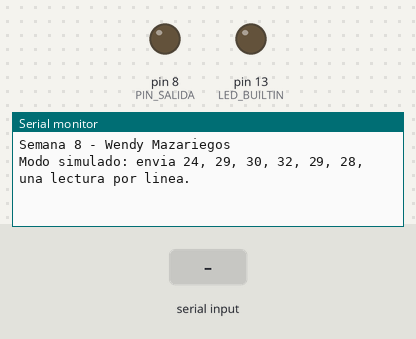
Simulated run of this sketch. Board: Arduino Uno, built with avr-gcc and run on an emulated ATmega328P. On the bench: output pins drawn as LEDs (lit = HIGH), the last lines printed to the serial monitor. The inputs (shaded band) are chosen by the test bench.

Above: at 1.2 s.
1.3 s: "1\n" received over Serial
At 1.7 s:
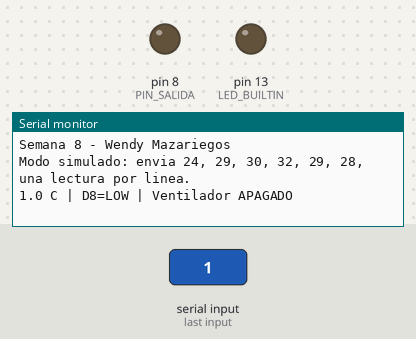
2.8 s: byte 10 ('\n') received over Serial
At 4.0 s:
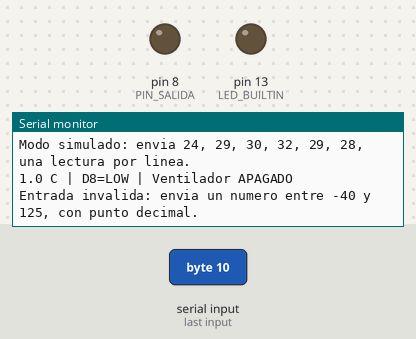

Measured:
- after the input at 1.3 s, the serial monitor: prints a new line at once (image 1)
- after the input at 2.8 s, the serial monitor: prints a new line at once (image 2)

The sketch:

ventilador_edge.ino
```cpp
/*
  Semana 8: Automatización y Edge
  Responsable del material: Wendy Mazariegos
  Placa: Arduino Uno R3 (5 V).
  Por defecto recibe temperaturas simuladas por el Monitor serie.
  Para leer un TMP36 conectado a A0, cambia USAR_TMP36 a true.
  No requiere red, nube ni librerías adicionales.
*/
#include <Arduino.h>
#include <stdlib.h>
#include <math.h>

const bool USAR_TMP36 = false;
const byte PIN_SENSOR = A0;
const byte PIN_SALIDA = 8;  // HIGH activa un módulo de salida compatible.
const float TEMPERATURA_ENCENDIDO = 30.0;
const float TEMPERATURA_APAGADO = 28.0;
const float REFERENCIA_ADC = 5.0; // Valor nominal del Uno R3; ajustar si se calibra.
bool ventiladorEncendido = false;
char entrada[24];
byte longitud = 0;
bool entradaDemasiadoLarga = false;
unsigned long ultimaLectura = 0;

void procesarTemperatura(float temperatura) {
  if (temperatura >= TEMPERATURA_ENCENDIDO) {
    ventiladorEncendido = true;
  } else if (temperatura <= TEMPERATURA_APAGADO) {
    ventiladorEncendido = false;
  }
  // En el intervalo abierto (28, 30) se conserva el estado anterior.
  digitalWrite(PIN_SALIDA, ventiladorEncendido ? HIGH : LOW);
  digitalWrite(LED_BUILTIN, ventiladorEncendido ? HIGH : LOW);
  Serial.print(temperatura, 1);
  Serial.print(F(" C | D8="));
  Serial.print(ventiladorEncendido ? F("HIGH") : F("LOW"));
  Serial.println(ventiladorEncendido ? F(" | Ventilador ENCENDIDO") : F(" | Ventilador APAGADO"));
}

void leerMonitorSerie() {
  while (Serial.available() > 0) {
    char c = Serial.read();
    if (c == '\r') continue;
    if (c == '\n') {
      entrada[longitud] = '\0';
      char *fin;
      float temperatura = strtod(entrada, &fin);
      if (!entradaDemasiadoLarga && fin != entrada && *fin == '\0' &&
          isfinite(temperatura) && temperatura >= -40 && temperatura <= 125) {
        procesarTemperatura(temperatura);
      } else {
        Serial.println(F("Entrada invalida: envia un numero entre -40 y 125, con punto decimal."));
      }
      longitud = 0;
      entradaDemasiadoLarga = false;
    } else if (longitud < sizeof(entrada) - 1) {
      entrada[longitud++] = c;
    } else {
      entradaDemasiadoLarga = true;
    }
  }
}

void setup() {
  digitalWrite(PIN_SALIDA, LOW);
  pinMode(PIN_SALIDA, OUTPUT);
  pinMode(LED_BUILTIN, OUTPUT);
  digitalWrite(LED_BUILTIN, LOW);
  Serial.begin(9600);
  Serial.println(F("Semana 8 - Wendy Mazariegos"));
  Serial.println(USAR_TMP36 ? F("Modo sensor TMP36 en A0") : F("Modo simulado: envia 24, 29, 30, 32, 29, 28, una lectura por linea."));
}

void loop() {
  if (USAR_TMP36) {
    unsigned long ahora = millis();
    if (ahora - ultimaLectura >= 1000) {
      ultimaLectura = ahora;
      float voltaje = analogRead(PIN_SENSOR) * REFERENCIA_ADC / 1024.0;
      float temperatura = (voltaje - 0.5) * 100.0;
      procesarTemperatura(temperatura);
    }
  } else {
    leerMonitorSerie();
  }
}
```
